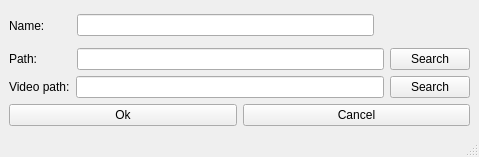
<?xml version="1.0" encoding="UTF-8"?>
<ui version="4.0">
 <class>MakeProject</class>
 <widget class="QMainWindow" name="MakeProject">
  <property name="geometry">
   <rect>
    <x>0</x>
    <y>0</y>
    <width>479</width>
    <height>157</height>
   </rect>
  </property>
  <property name="windowTitle">
   <string>Make project</string>
  </property>
  <widget class="QWidget" name="centralwidget">
   <layout class="QVBoxLayout" name="verticalLayout_3">
    <item>
     <layout class="QVBoxLayout" name="verticalLayout_2">
      <item>
       <layout class="QVBoxLayout" name="verticalLayout">
        <item>
         <layout class="QHBoxLayout" name="horizontalLayout_3">
          <item>
           <widget class="QLabel" name="label">
            <property name="text">
             <string>Name:        </string>
            </property>
           </widget>
          </item>
          <item>
           <widget class="QLineEdit" name="name_input"/>
          </item>
          <item>
           <widget class="QLabel" name="label_4">
            <property name="text">
             <string>                           </string>
            </property>
           </widget>
          </item>
         </layout>
        </item>
        <item>
         <layout class="QHBoxLayout" name="horizontalLayout_2">
          <item>
           <widget class="QLabel" name="label_2">
            <property name="text">
             <string>Path:          </string>
            </property>
           </widget>
          </item>
          <item>
           <widget class="QLineEdit" name="project_path_input"/>
          </item>
          <item>
           <widget class="QPushButton" name="project_path_search_button">
            <property name="text">
             <string>Search</string>
            </property>
           </widget>
          </item>
         </layout>
        </item>
        <item>
         <layout class="QHBoxLayout" name="horizontalLayout">
          <item>
           <widget class="QLabel" name="label_3">
            <property name="text">
             <string>Video path:</string>
            </property>
           </widget>
          </item>
          <item>
           <widget class="QLineEdit" name="video_path_input"/>
          </item>
          <item>
           <widget class="QPushButton" name="video_path_search_button">
            <property name="text">
             <string>Search</string>
            </property>
           </widget>
          </item>
         </layout>
        </item>
       </layout>
      </item>
      <item>
       <layout class="QHBoxLayout" name="horizontalLayout_4">
        <item>
         <widget class="QPushButton" name="ok_button">
          <property name="text">
           <string>Ok</string>
          </property>
         </widget>
        </item>
        <item>
         <widget class="QPushButton" name="cancel_button">
          <property name="text">
           <string>Cancel</string>
          </property>
         </widget>
        </item>
       </layout>
      </item>
     </layout>
    </item>
   </layout>
  </widget>
  <widget class="QStatusBar" name="statusbar"/>
 </widget>
 <resources/>
 <connections/>
</ui>
